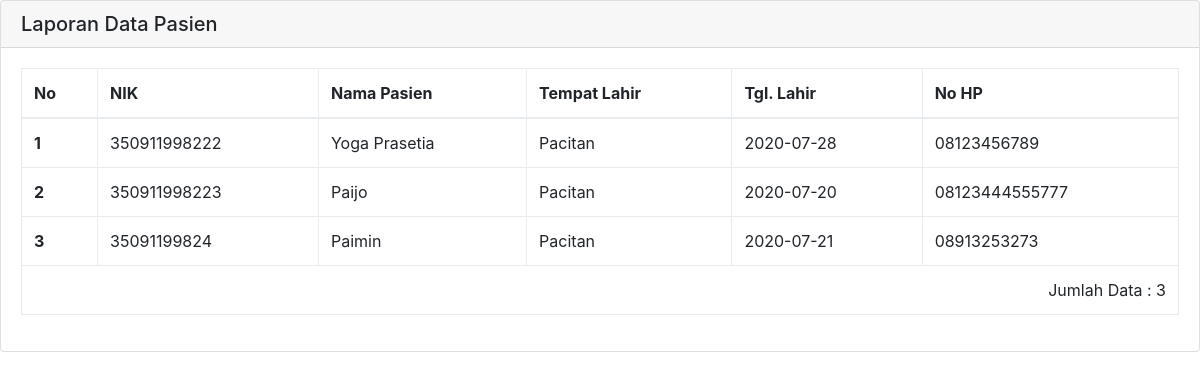
Screenshot of /laporan_pasien.php with the database file from the repository.
### tables this page shows
CREATE TABLE `pasien` (
  `id` varchar(255) NOT NULL,
  `nik` varchar(255) NOT NULL,
  `nama` varchar(255) NOT NULL,
  `tgl_lahir` date NOT NULL,
  `tempat_lahir` varchar(255) NOT NULL,
  `alamat` varchar(255) NOT NULL,
  `no_hp` varchar(255) NOT NULL,
  `poli` varchar(255) NOT NULL,
  `keluhan` varchar(255) NOT NULL,
  `tgl_daftar` date NOT NULL,
  `tgl_janji` date NOT NULL,
  `pass` varchar(255) NOT NULL
);

### laporan_pasien.php (the view, shortened to what this page needs)
<!DOCTYPE html>
<html lang="en">
<head>
    <link rel="stylesheet" href="css/bootstrap.min.css">
<?php include("koneksi.php"); ?>
</head>
<body>
<div class="card">
    <h5 class="card-header">Laporan Data Pasien</h5>
    <div class="card-body">
        <table class="table table-bordered">
            <thead class="thead-dark">
                <tr>
                    <th scope="col">No</th>
                    <th scope="col">NIK</th>
                    <th scope="col">Nama Pasien</th>
                    <th scope="col">Tempat Lahir</th>
                    <th scope="col">Tgl. Lahir</th>
                    <th scope="col">No HP</th>
                </tr>
            </thead>
            <tbody>
                <?php
                    $query=mysqli_query($config,"select * from pasien");
                    $nomer=1;
                    while ($ambil_data=mysqli_fetch_array($query)){
                ?>
                <tr>
                    <th scope="row">
                        <?php echo $nomer++;  ?>
                    </th>
                    <td>
                        <?php echo $ambil_data['nik'];  ?>
                    </td>
                    <td>
                        <?php echo $ambil_data['nama'];  ?>
                    </td>
                    <td>
                        <?php echo $ambil_data['tempat_lahir'];  ?>
                    </td>
                    <td>
                        <?php echo $ambil_data['tgl_lahir'];  ?>
                    </td>
                    <td>
                        <?php echo $ambil_data['no_hp'];  ?>
                    </td>
                </tr>
                <?php
                    }
                ?>
                <tr>
                    <td colspan="6" align="right">Jumlah Data : <?php $jumlah=mysqli_num_rows($query);echo $jumlah; ?></td>
                </tr>
            </tbody>
        </table>
    </div>
</div>
</body>
</html>

### rows the page displays
pasien: nik "350911998222", nama "Yoga Prasetia", tempat_lahir "Pacitan", tgl_lahir "2020-07-28", no_hp "08123456789"
pasien: nik "350911998223", nama "Paijo", tempat_lahir "Pacitan", tgl_lahir "2020-07-20", no_hp "08123444555777"
pasien: nik "35091199824", nama "Paimin", tempat_lahir "Pacitan", tgl_lahir "2020-07-21", no_hp "08913253273"

### other values shown
$jumlah "3"
